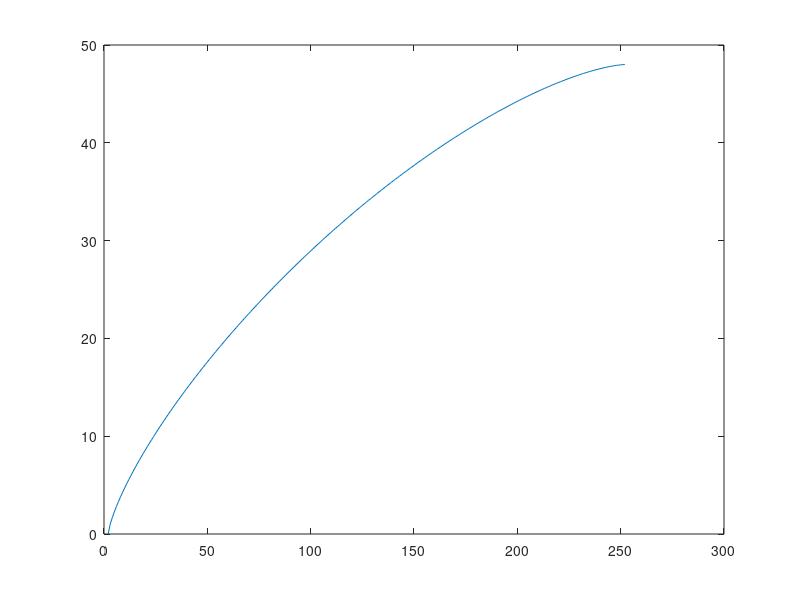

Write MATLAB code to recreate this figure.
clc; clear all; close all;


x=linspace(0,250,251);
z=linspace(0,250,251).*0;
L=250;
R=50;
C=0;

theta=acos(1-2.*x/L);
y=R/sqrt(pi)*sqrt(theta-sin(2.*theta)/2);

x_decal=x+2;
theta_decal=acos(1-2.*x_decal/L);
y_decal=48/sqrt(pi)*sqrt(theta-sin(2.*theta)/2);

plot(x_decal,y_decal);

A = [x; y];

fileID = fopen('nose_cone_coordinate.txt','w');
fprintf(fileID,'%7s %11s\n','X','Y');
fprintf(fileID,'%6.4f %12.4f\n',A);
fclose(fileID);
